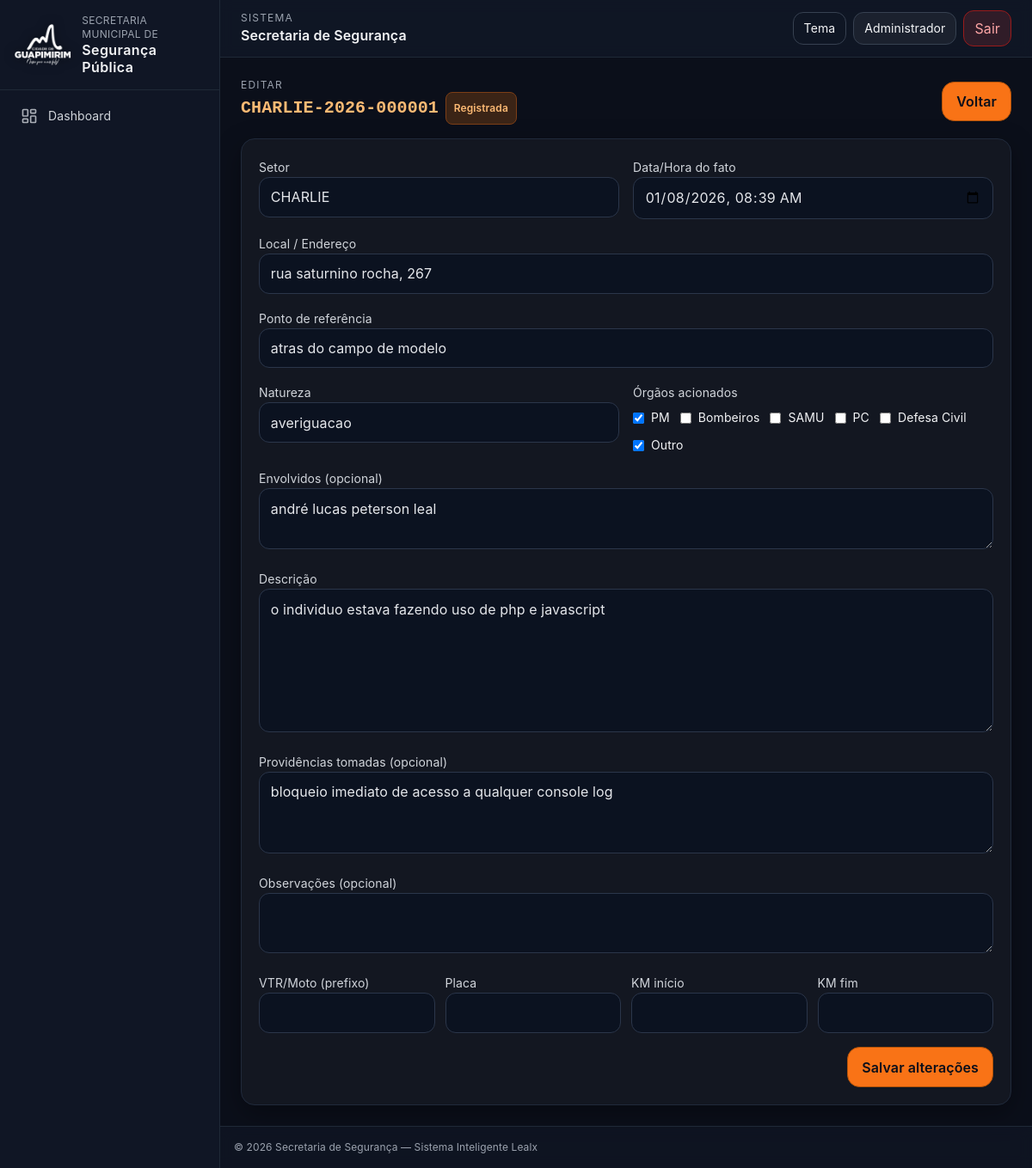
The app's page /modules/occurrences/edit.php?id=4 (signed in) with its own data.
### tables this page shows
CREATE TABLE `occurrences` (
  `id` bigint(20) NOT NULL,
  `protocol` varchar(30) NOT NULL,
  `sector` varchar(50) NOT NULL,
  `occurred_at` datetime NOT NULL,
  `created_at` datetime NOT NULL DEFAULT current_timestamp(),
  `updated_at` datetime DEFAULT NULL ON UPDATE current_timestamp(),
  `status` enum('draft','registered','closed','canceled') NOT NULL DEFAULT 'registered',
  `location` varchar(180) NOT NULL,
  `reference_point` varchar(180) DEFAULT NULL,
  `nature` varchar(80) NOT NULL,
  `involved` text DEFAULT NULL,
  `agencies` longtext DEFAULT NULL CHECK (json_valid(`agencies`)),
  `description` mediumtext NOT NULL,
  `actions_taken` mediumtext DEFAULT NULL,
  `observations` text DEFAULT NULL,
  `vehicle_prefix` varchar(30) DEFAULT NULL,
  `vehicle_plate` varchar(20) DEFAULT NULL,
  `km_start` int(11) DEFAULT NULL,
  `km_end` int(11) DEFAULT NULL,
  `created_by` bigint(20) NOT NULL,
  `closed_by` bigint(20) DEFAULT NULL,
  `closed_at` datetime DEFAULT NULL
);

### modules/occurrences/_oc_helpers.php (called while the page is built, shortened)
<?php
if (!function_exists('h')) {
  function h($s){ return htmlspecialchars((string)$s, ENT_QUOTES, 'UTF-8'); }
}

### modules/occurrences/edit.php (the view, shortened to what this page needs)
<?php
require __DIR__.'/_oc_bootstrap.php';
$id = (int)($_GET['id'] ?? 0);
$st = $pdo->prepare("SELECT * FROM occurrences WHERE id=?");
$st->execute([$id]);
$occ = $st->fetch(PDO::FETCH_ASSOC);
$sector = $_POST['sector'] ?? $occ['sector'];
$occurred_at = $_POST['occurred_at'] ?? date('Y-m-d\TH:i', strtotime($occ['occurred_at']));
$location = $_POST['location'] ?? $occ['location'];
$reference_point = $_POST['reference_point'] ?? ($occ['reference_point'] ?? '');
$nature = $_POST['nature'] ?? $occ['nature'];
$involved = $_POST['involved'] ?? ($occ['involved'] ?? '');
$description = $_POST['description'] ?? $occ['description'];
$actions_taken = $_POST['actions_taken'] ?? ($occ['actions_taken'] ?? '');
$observations = $_POST['observations'] ?? ($occ['observations'] ?? '');
$vehicle_prefix = $_POST['vehicle_prefix'] ?? ($occ['vehicle_prefix'] ?? '');
$vehicle_plate = $_POST['vehicle_plate'] ?? ($occ['vehicle_plate'] ?? '');
$km_start = $_POST['km_start'] ?? ($occ['km_start'] ?? '');
$km_end = $_POST['km_end'] ?? ($occ['km_end'] ?? '');
$ag = $_POST['agencies'] ?? [];
if(!$ag && !empty($occ['agencies'])){
  $tmp = json_decode($occ['agencies'], true);
  if(is_array($tmp)) $ag = $tmp;
}
?>
<div class="page-wrap">
  <div class="flex items-center justify-between gap-3 flex-wrap mb-4">
    <div>
      <div class="text-xs uppercase tracking-widest text-gray-400">Editar</div>
      <h1 class="text-xl font-semibold flex items-center gap-2">
        <span class="font-mono text-orange-300"><?=h($occ['protocol'])?></span>
        <?=occ_badge($occ['status'])?>
      </h1>
    </div>
    <div class="flex gap-2">
      <a class="btn" href="view.php?id=<?=$id?>">Voltar</a>
    </div>
  </div>
  <form method="post" class="card card-muted p-5 grid grid-cols-1 md:grid-cols-2 gap-4">
    <div>
      <label class="text-sm text-gray-300">Setor</label>
      <input name="sector" value="<?=h($sector)?>" class="input" required>
    </div>
    <div>
      <label class="text-sm text-gray-300">Data/Hora do fato</label>
      <input type="datetime-local" name="occurred_at" value="<?=h($occurred_at)?>" class="input" required>
    </div>
    <div class="md:col-span-2">
      <label class="text-sm text-gray-300">Local / Endereço</label>
      <input name="location" value="<?=h($location)?>" class="input" required>
    </div>
    <div class="md:col-span-2">
      <label class="text-sm text-gray-300">Ponto de referência</label>
      <input name="reference_point" value="<?=h($reference_point)?>" class="input">
    </div>
    <div>
      <label class="text-sm text-gray-300">Natureza</label>
      <input name="nature" value="<?=h($nature)?>" class="input" required>
    </div>
    <div>
      <label class="text-sm text-gray-300">Órgãos acionados</label>
      <div class="flex flex-wrap gap-3 text-sm mt-2">
        <?php foreach(['PM','Bombeiros','SAMU','PC','Defesa Civil','Outro'] as $opt): ?>
          <label class="inline-flex items-center gap-2">
            <input type="checkbox" name="agencies[]" value="<?=$opt?>" <?=in_array($opt,(array)$ag,true)?'checked':''?>>
            <span><?=$opt?></span>
          </label>
        <?php endforeach; ?>
      </div>
    </div>
    <div class="md:col-span-2">
      <label class="text-sm text-gray-300">Envolvidos (opcional)</label>
      <textarea name="involved" class="input" rows="2"><?=h($involved)?></textarea>
    </div>
    <div class="md:col-span-2">
      <label class="text-sm text-gray-300">Descrição</label>
      <textarea name="description" class="input" rows="6" required><?=h($description)?></textarea>
    </div>
    <div class="md:col-span-2">
      <label class="text-sm text-gray-300">Providências tomadas (opcional)</label>
      <textarea name="actions_taken" class="input" rows="3"><?=h($actions_taken)?></textarea>
    </div>
    <div class="md:col-span-2">
      <label class="text-sm text-gray-300">Observações (opcional)</label>
      <textarea name="observations" class="input" rows="2"><?=h($observations)?></textarea>
    </div>
    <div class="md:col-span-2 grid grid-cols-1 md:grid-cols-4 gap-3">
      <div>
        <label class="text-sm text-gray-300">VTR/Moto (prefixo)</label>
        <input name="vehicle_prefix" value="<?=h($vehicle_prefix)?>" class="input">
      </div>
      <div>
        <label class="text-sm text-gray-300">Placa</label>
        <input name="vehicle_plate" value="<?=h($vehicle_plate)?>" class="input">
      </div>
      <div>
        <label class="text-sm text-gray-300">KM início</label>
        <input name="km_start" value="<?=h($km_start)?>" class="input" inputmode="numeric">
      </div>
      <div>
        <label class="text-sm text-gray-300">KM fim</label>
        <input name="km_end" value="<?=h($km_end)?>" class="input" inputmode="numeric">
      </div>
    </div>
    <div class="md:col-span-2 flex justify-end gap-2">
      <button class="btn" type="submit">Salvar alterações</button>
    </div>
  </form>
</div>
<?php require __DIR__.'/../../inc/footer.php'; ?>

### modules/occurrences/_oc_bootstrap.php (shortened to what this page needs)
<?php
require __DIR__.'/_oc_helpers.php';
require __DIR__.'/../../inc/header.php';
function occ_badge(string $status): string {
  $map = [
    'draft' => ['Rascunho','orange'],
    'registered' => ['Registrada','orange'],
    'closed' => ['Encerrada','green'],
    'canceled' => ['Cancelada','red'],
  ];
  $s = $map[$status] ?? [$status,''];
  $label = h($s[0]);
  $class = $s[1] ? 'badge '.$s[1] : 'badge';
  return '<span class="'.$class.'">'.$label.'</span>';
}

### assets/css/app.css (style rules this page uses)
:root { --accent:#f97316; }
body { font-family:system-ui,-apple-system,Segoe UI,Roboto,Ubuntu;letter-spacing:.1px }
a { transition:color .2s ease }
.badge { padding:.2rem .5rem;border-radius:.5rem;background:#1f2937;color:#f3f4f6;font-size:.75rem }
.btn { background:var(--accent);padding:.6rem 1rem;border-radius:12px }
.input { background:#0b1220;border:1px solid #374151;color:#e5e7eb;padding:.5rem;border-radius:.5rem;width:100% }
:root { --ring: 0 0% 100%; }
* { outline:0 }
html,body { scroll-behavior:smooth }
body { font-family:Inter,system-ui,-apple-system,Segoe UI,Roboto,Ubuntu }
.card { background: color-mix(in oklab, #0b0f1a 85%, #fff 15%); border:1px solid #202a3b; border-radius:1rem; padding:1rem; box-shadow:0 10px 30px rgba(0,0,0,.35) }
.card-muted { background: rgba(255,255,255,.03) }
.input, .select, textarea { width:100%; padding:.65rem .8rem; border-radius:.75rem; background:#0b1220; color:#e5e7eb; border:1px solid #2b364a }
.btn { display:inline-flex; align-items:center; justify-content:center; gap:.5rem; padding:.65rem 1rem; border-radius:.9rem; font-weight:600; background:#f97316; color:#0b0f1a; border:1px solid #b45309 }
.badge { display:inline-flex; align-items:center; gap:.4rem; padding:.25rem .55rem; border-radius:.5rem; font-size:.75rem; border:1px solid #30415c; background:#111827; color:#d1d5db }
.badge.orange { background:#3b2416; color:#fdba74; border-color:#7c3e16 }

### records on screen
occurrences: protocol "CHARLIE-2026-000001", status "Registrada", sector "CHARLIE", occurred_at "01/08/2026 08:39", location "rua saturnino rocha, 267", reference_point "atras do campo de modelo", nature "averiguacao", agencies "☑", involved "andré lucas peterson leal", description "o individuo estava fazendo uso de php e javascript", actions_taken "bloqueio imediato de acesso a qualquer console log"

### other values on screen
$label "Dashboard"
$uname "Administrador"
$opt "PM"
$opt "Bombeiros"
$opt "SAMU"
$opt "PC"
$opt "Defesa Civil"
$opt "Outro"
